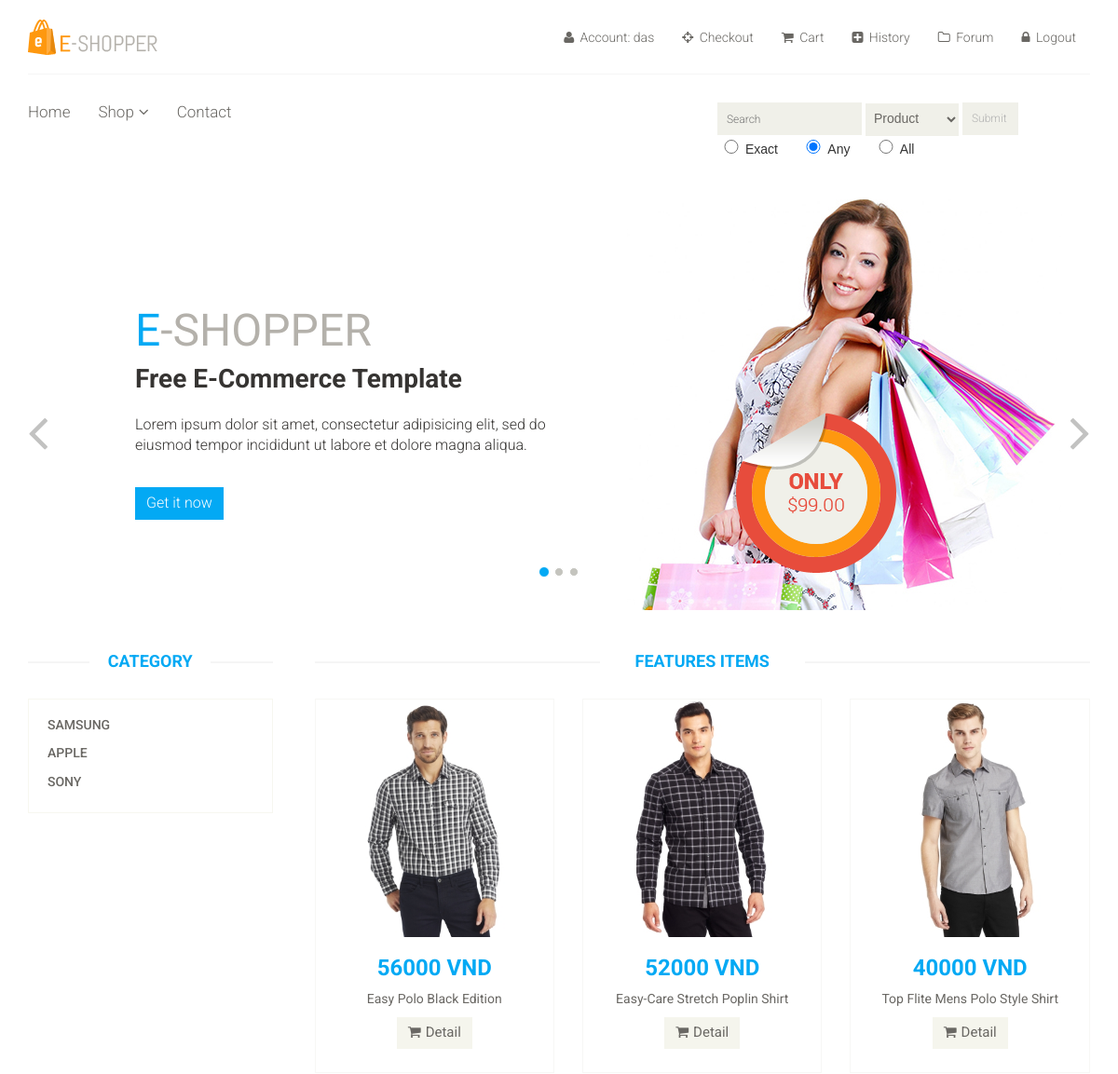
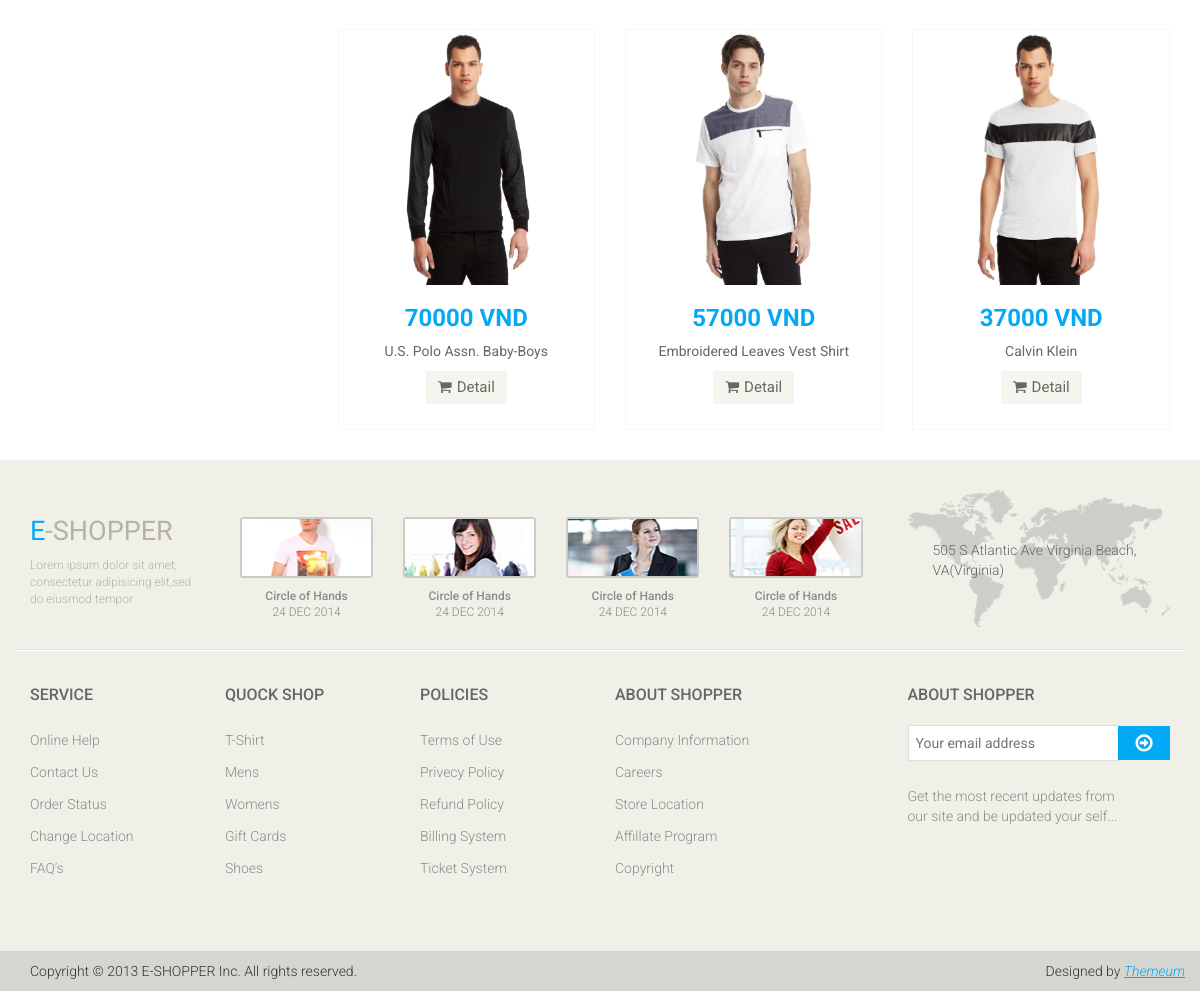
/index.php (signed in), run on the app's committed database (2 pictures, top to bottom).
### tables this page shows
CREATE TABLE IF NOT EXISTS `category` (
  `ID` int(11) NOT NULL,
  `Name` varchar(15) NOT NULL
);

CREATE TABLE IF NOT EXISTS `item` (
  `ID` int(11) NOT NULL,
  `Name` varchar(45) DEFAULT NULL,
  `price` int(11) DEFAULT NULL,
  `image` varchar(100) DEFAULT NULL,
  `category` int(11) NOT NULL,
  `Detail` varchar(1000) NOT NULL
);

### index.php (the view, shortened to what this page needs)
<?php
	include("header.php");
?>
<body>
	<section id='slider'>
		<div class='container'>
			<div class='row'>
				<div class='col-sm-12'>
					<div id='slider-carousel' class='carousel slide' data-ride='carousel'>
						<ol class='carousel-indicators'>
							<li data-target='#slider-carousel' data-slide-to='0' class='active'></li>
							<li data-target='#slider-carousel' data-slide-to='1'></li>
							<li data-target='#slider-carousel' data-slide-to='2'></li>
						</ol>
						<div class='carousel-inner'>
							<div class='item active'>
								<div class='col-sm-6'>
									<h1><span>E</span>-SHOPPER</h1>
									<h2>Free E-Commerce Template</h2>
									<p>Lorem ipsum dolor sit amet, consectetur adipisicing elit, sed do eiusmod tempor incididunt ut labore et dolore magna aliqua. </p>
									<button type='button' class='btn btn-default get'>Get it now</button>
								</div>
								<div class='col-sm-6'>
									<img src='images/home/girl1.jpg' class='girl img-responsive' alt='' />
									<img src='images/home/pricing.png'  class='pricing' alt='' />
								</div>
							</div>
						</div>
						<a href='#slider-carousel' class='left control-carousel hidden-xs' data-slide='prev'>
							<i class='fa fa-angle-left'></i>
						</a>
						<a href='#slider-carousel' class='right control-carousel hidden-xs' data-slide='next'>
							<i class='fa fa-angle-right'></i>
						</a>
					</div>
				</div>
			</div>
		</div>
	</section>
	<section>
		<div class='container'>
			<div class='row'>
				<?php
                    include("sidebar.php");
                ?>
				<div class='col-sm-9 padding-right'>
					<div class='features_items'>
						<h2 class='title text-center'>Features Items</h2>
						<?php
							   $sel=mysql_query("select * from item where ID <= 6");
								while($arr=mysql_fetch_array($sel))
							   {
								   echo "
								   <div class='col-sm-4'>
										<div class='product-image-wrapper'>
											<div class='single-products'>
													<div class='productinfo text-center'>
														<a href='product-details.php?index=".$arr['ID']."'  >
														   <img src=".$arr['image']." alt='' />
														</a>
														<h2>".$arr['price']." VND</h2>
														<p>".$arr['Name']."</p>
														<a href='product-details.php?index=".$arr['ID']."' class='btn btn-default add-to-cart'><i class='fa fa-shopping-cart'></i>Detail</a>
													</div>
											</div>
										</div>
									</div>";
							   }
						?>
					</div>
				</div>
			</div>
		</div>
	</section>
</body>
<?php
	include("footer.php");
?>

### sidebar.php (shortened to what this page needs)
<div class='col-sm-3'>
	<div class='left-sidebar'>
		<h2>Category</h2>
		<div class='panel-group category-products' id='accordian'>
			<?php
				$sel = mysql_query("select * from category");
				while($arr=mysql_fetch_array($sel))
				{
					$index = $arr["ID"];
                    $name = $arr["Name"];
					echo "
						<div class='panel panel-default'>
							<div class='panel-heading'>
								<h4 class='panel-title'><a href='shop.php?cat=$index&i=1'>$name</a></h4>
							</div>
						</div>
					";
				}
			?>
		</div>
	</div>
</div>

### css/main.css (style rules this page uses)
body { font-family: 'Tahoma', sans-serif; background:; position: relative; font-weight:400px; }
a { -webkit-transition: 300ms; -moz-transition: 300ms; -o-transition: 300ms; transition: 300ms; }
h1, h2, h3, h4, h5, h6 { font-family: 'Roboto', sans-serif; }
#slider { padding-bottom: 45px; }
.carousel-indicators li { background: #C4C4BE; }
.carousel-indicators li.active { background: #03a9f4; }
.item { padding-left: 100px; }
.pricing { position: absolute; right: 40%; top: 52%; }
.girl { margin-left: 0; }
.item h1 { color: #B4B1AB; font-family: abel; font-size: 48px; margin-top: 115px; }
.item h1 span { color:#03a9f4; }
.item h2 { color: #363432; font-family: 'Roboto', sans-serif; font-size: 28px; font-weight: 700; margin-bottom: 22px; margin-top: 10px; }
.item p { color:#363432; font-size:16px; font-weight:300; font-family: 'Roboto', sans-serif; }
.get { background: #03a9f4; border: 0 none; border-radius: 0; color: #FFFFFF; font-family: 'Roboto', sans-serif; font-size: 16px; font-weight: 300; margin-top: 23px; }
.control-carousel { position: absolute; top: 50%; font-size: 60px; color: #C2C2C1; }
.right { right: 0; }
.category-products { border: 1px solid #F7F7F0; margin-bottom: 35px; padding-bottom: 20px; padding-top: 15px; }
.left-sidebar h2, .brands_products h2 { color: #03a9f4; font-family: 'Roboto', sans-serif; font-size: 18px; font-weight: 700; margin: 0 auto 30px; text-align: center; text-transform: uppercase; position: relative; z-index:3; }
.left-sidebar h2:after, h2.title:after { content: " "; position: absolute; border: 1px solid #f5f5f5; bottom:8px; left: 0; width: 100%; height: 0; z-index: -2; }
.left-sidebar h2:before { content: " "; position: absolute; background: #fff; bottom: -6px; width: 130px; height: 30px; z-index: -1; left: 50%; margin-left: -65px; }
h2.title:before { content: " "; position: absolute; background: #fff; bottom: -6px; width: 220px; height: 30px; z-index: -1; left: 50%; margin-left: -110px; }
.category-products .panel { background-color: #FFFFFF; border: 0px; border-radius: 0px; box-shadow:none; margin-bottom: 0px; }
.category-products .panel-default .panel-heading { background-color: #FFFFFF; border: 0 none; color: #FFFFFF; padding: 5px 20px; }
.category-products .panel-default .panel-heading .panel-title a { color: #696763; font-family: 'Roboto', sans-serif; font-size: 14px; text-decoration: none; text-transform: uppercase; }
.padding-right { padding-right: 0; }
.features_items { overflow:hidden; }
h2.title { color: #03a9f4; font-family: 'Roboto', sans-serif; font-size: 18px; font-weight: 700; margin: 0 15px; text-transform: uppercase; margin-bottom: 30px; position: relative; }
.product-image-wrapper { border:1px solid #F7F7F5; overflow: hidden; margin-bottom:30px; }
.single-products { position: relative; }
.productinfo h2 { color: #03a9f4; font-family: 'Roboto', sans-serif; font-size: 24px; font-weight: 700; }
.productinfo p { font-family: 'Roboto', sans-serif; font-size: 14px; font-weight: 400; color: #696763; }
.productinfo img { width: 100%; height: 255px; }
.productinfo { position:relative; }
.add-to-cart { background:#F5F5ED; border: 0 none; border-radius: 0; color: #696763; font-family: 'Roboto', sans-serif; font-size: 15px; margin-bottom: 25px; }
.add-to-cart i { margin-right:5px; }

### data on the page
category: Name "SAMSUNG"
category: Name "APPLE"
category: Name "SONY"
item: image (picture), price "56000", Name "Easy Polo Black Edition"
item: image (picture), price "52000", Name "Easy-Care Stretch Poplin Shirt"
item: image (picture), price "40000", Name "Top Flite Mens Polo Style Shirt"
item: image (picture), price "70000", Name "U.S. Polo Assn. Baby-Boys"
item: image (picture), price "57000", Name "Embroidered Leaves Vest Shirt"
item: image (picture), price "37000", Name "Calvin Klein"

### other printed values
$ID_name "das"
